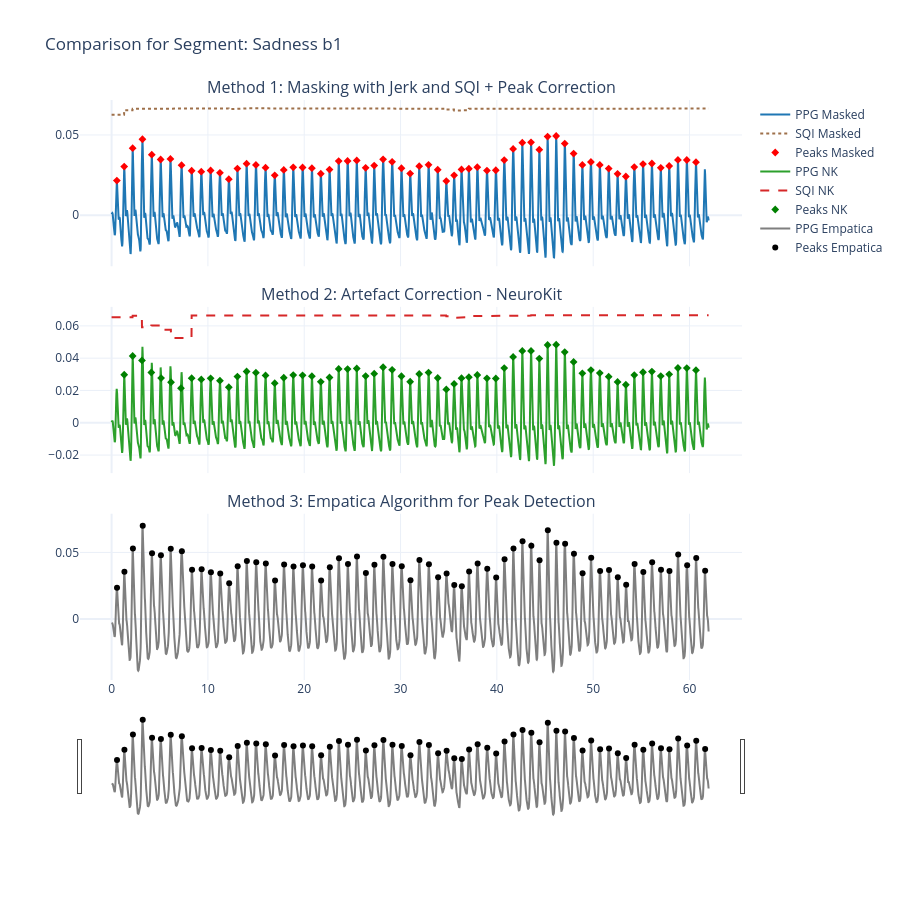

Notebook cell for this chart:
### Code cell
##### Compare Methods for Systolic Peak Detection
# Choose which segment to analyze (0, 1, 2, or 3)
idx = 1
te, block = configs[idx]['te'], configs[idx]['block']
fig = make_subplots(
    rows=3, cols=1, 
    shared_xaxes=True,
    vertical_spacing=0.07,
    subplot_titles=["Method 1: Masking with Jerk and SQI + Peak Correction", 
                    "Method 2: Artefact Correction - NeuroKit", 
                    "Method 3: Empatica Algorithm for Peak Detection"]
)

base_ppg = segments[te][block]['bvp'].copy()
acc_df = segments[te][block]['acc'].copy()
t_offset = base_ppg['timestamp'].values[0]
time_x = base_ppg['timestamp'].values - t_offset

# M1
ppg_m1, jerk_values, quality_m1, fixed_peaks_m1, fixed_onsets_m1 = manual_cleaning(
    ppg_df=base_ppg.copy(), acc_df=acc_df, jerk_threshold=2.0, sqi_threshold=0.91, interval_min=0.3
)
# M2
ppg_m2_raw = base_ppg.copy()
signals_m2, info_m2 = neurokit_cleaning(ppg_m2_raw)
# M3
ppg_m3 = base_ppg.copy()*-1
# ppg_m3['value'] = pp.bandpass_filtering_bvp(ppg_m3)['bvp_filtered']*-1
systolicPeaks_m3 = segments[te][block]['systolicPeaks'].copy()
indices_m3 = (np.array(systolicPeaks_m3 - t_offset) * 64).astype(int)

q_scale = 1/15 if ppg_m1['value'].max() > 0.01 else 1/50

fig.add_trace(go.Scatter(x=time_x, y=ppg_m1['value'], name='PPG Masked', line=dict(color='#1f77b4')), row=1, col=1)
fig.add_trace(go.Scatter(x=time_x, y=quality_m1*q_scale, name='SQI Masked', line=dict(color='#9e704a', dash='dot')), row=1, col=1)
fig.add_trace(go.Scatter(x=np.array(fixed_peaks_m1)/64, y=ppg_m1['value'].values[fixed_peaks_m1], 
                         mode='markers', name='Peaks Masked', marker=dict(color='red', symbol='diamond')), row=1, col=1)

fig.add_trace(go.Scatter(x=time_x, y=signals_m2['PPG_Clean'], name='PPG NK', line=dict(color='#2ca02c')), row=2, col=1)
fig.add_trace(go.Scatter(x=time_x, y=signals_m2['PPG_Quality']*q_scale, name='SQI NK', line=dict(color='#d62728', dash='dash')), row=2, col=1)
fig.add_trace(go.Scatter(x=np.array(info_m2["PPG_Peaks"])/64, y=signals_m2['PPG_Clean'].values[info_m2["PPG_Peaks"]], 
                         mode='markers', name='Peaks NK', marker=dict(color='green', symbol='diamond')), row=2, col=1)

fig.add_trace(go.Scatter(x=time_x, y=ppg_m3['value'], name='PPG Empatica', line=dict(color='#7f7f7f')), row=3, col=1)
fig.add_trace(go.Scatter(x=systolicPeaks_m3 - t_offset, y=ppg_m3['value'].values[indices_m3], 
                         mode='markers', name='Peaks Empatica', marker=dict(color='black', symbol='circle')), row=3, col=1)

fig.update_layout(height=900, title_text=f"Comparison for Segment: {te} {block}", showlegend=True, template="plotly_white")
fig.update_layout(xaxis3=dict(rangeslider=dict(visible=True)))
fig.show()

### Figure 1 — Plotly figure (JSON) as saved in the notebook; plotly's stock layout.template omitted (floating-point values rounded to 4 significant figures; data arrays with more than 128 entries replaced by an {"elided": "..."} marker saying what was removed)
{"data": [{"line": {"color": "#1f77b4"}, "name": "PPG Masked", "type": "scatter", "x": {"elided": "3968 float values"}, "xaxis": "x", "y": {"elided": "3968 float values"}, "yaxis": "y"}, {"line": {"color": "#9e704a", "dash": "dot"}, "name": "SQI Masked", "type": "scatter", "x": {"elided": "3968 float values"}, "xaxis": "x", "y": {"elided": "3968 float values"}, "yaxis": "y"}, {"marker": {"color": "red", "symbol": "diamond"}, "mode": "markers", "name": "Peaks Masked", "type": "scatter", "x": [0.5469, 1.312, 2.188, 3.203, 4.172, 5.094, 6.109, 7.266, 8.312, 9.312, 10.28, 11.25, 12.17, 13.06, 14.02, 14.98, 15.98, 16.94, 17.88, 18.86, 19.83, 20.8, 21.72, 22.62, 23.58, 24.5, 25.45, 26.38, 27.27, 28.19, 29.12, 30.09, 31.0, 31.94, 32.91, 33.86, 34.75, 35.56, 36.33, 37.09, 37.97, 38.97, 39.89, 40.77, 41.69, 42.64, 43.55, 44.41, 45.27, 46.16, 47.05, 47.97, 48.88, 49.77, 50.69, 51.61, 52.53, 53.39, 54.27, 55.17, 56.09, 57.02, 57.89, 58.8, 59.72, 60.67], "xaxis": "x", "y": [0.02159, 0.03029, 0.04174, 0.04734, 0.03773, 0.03472, 0.03504, 0.03118, 0.02771, 0.02709, 0.02785, 0.0264, 0.02245, 0.02904, 0.0321, 0.03134, 0.02961, 0.02487, 0.02818, 0.02981, 0.02972, 0.02927, 0.02582, 0.02842, 0.03374, 0.03376, 0.03414, 0.02952, 0.03093, 0.03483, 0.03325, 0.02924, 0.02592, 0.03052, 0.03136, 0.02833, 0.02126, 0.02487, 0.02855, 0.02893, 0.02994, 0.02781, 0.02801, 0.03437, 0.04131, 0.04519, 0.04544, 0.04082, 0.04904, 0.04936, 0.04461, 0.03842, 0.03133, 0.03315, 0.03132, 0.02904, 0.0258, 0.0241, 0.03, 0.03185, 0.03222, 0.0295, 0.03065, 0.03444, 0.03441, 0.03304], "yaxis": "y"}, {"line": {"color": "#2ca02c"}, "name": "PPG NK", "type": "scatter", "x": {"elided": "3968 float values"}, "xaxis": "x2", "y": {"elided": "3968 float values"}, "yaxis": "y2"}, {"line": {"color": "#d62728", "dash": "dash"}, "name": "SQI NK", "type": "scatter", "x": {"elided": "3968 float values"}, "xaxis": "x2", "y": {"elided": "3968 float values"}, "yaxis": "y2"}, {"marker": {"color": "green", "symbol": "diamond"}, "mode": "markers", "name": "Peaks NK", "type": "scatter", "x": [1.312, 2.188, 3.156, 4.125, 5.141, 6.172, 7.203, 8.312, 9.312, 10.28, 11.25, 12.17, 13.06, 14.02, 14.98, 15.98, 16.94, 17.88, 18.86, 19.83, 20.8, 21.72, 22.62, 23.58, 24.5, 25.45, 26.38, 27.27, 28.19, 29.12, 30.09, 31.0, 31.94, 32.91, 33.86, 34.75, 35.56, 36.33, 37.09, 37.97, 38.97, 39.89, 40.77, 41.69, 42.64, 43.55, 44.41, 45.27, 46.16, 47.05, 47.97, 48.88, 49.77, 50.69, 51.61, 52.53, 53.39, 54.27, 55.17, 56.09, 57.02, 57.89, 58.8, 59.72, 60.67], "xaxis": "x2", "y": [0.02974, 0.04136, 0.03864, 0.03115, 0.02768, 0.02512, 0.02142, 0.02761, 0.02685, 0.02752, 0.02606, 0.02201, 0.02864, 0.03176, 0.03105, 0.02931, 0.02451, 0.0279, 0.02952, 0.02941, 0.02886, 0.02534, 0.02803, 0.03334, 0.03327, 0.03363, 0.02892, 0.0304, 0.03438, 0.03277, 0.02881, 0.02542, 0.0302, 0.03108, 0.02772, 0.02067, 0.02409, 0.02766, 0.02826, 0.02959, 0.02751, 0.02742, 0.03386, 0.04078, 0.0445, 0.04449, 0.03974, 0.04818, 0.04838, 0.0438, 0.03772, 0.03063, 0.03265, 0.0308, 0.02856, 0.02527, 0.02355, 0.02956, 0.0313, 0.03171, 0.02895, 0.03002, 0.03394, 0.0339, 0.03257], "yaxis": "y2"}, {"line": {"color": "#7f7f7f"}, "name": "PPG Empatica", "type": "scatter", "x": {"elided": "3968 float values"}, "xaxis": "x3", "y": {"elided": "3968 float values"}, "yaxis": "y3"}, {"marker": {"color": "black", "symbol": "circle"}, "mode": "markers", "name": "Peaks Empatica", "type": "scatter", "x": [0.566, 1.334, 2.215, 3.233, 4.2, 5.123, 6.144, 7.297, 8.353, 9.35, 10.31, 11.28, 12.21, 13.09, 14.05, 15.02, 16.01, 16.97, 17.91, 18.89, 19.87, 20.83, 21.75, 22.66, 23.61, 24.54, 25.48, 26.4, 27.29, 28.22, 29.16, 30.13, 31.03, 31.96, 32.95, 33.9, 34.78, 35.58, 36.36, 37.12, 38.0, 39.0, 39.93, 40.8, 41.72, 42.67, 43.58, 44.43, 45.29, 46.18, 47.08, 48.0, 48.9, 49.79, 50.72, 51.64, 52.56, 53.43, 54.3, 55.21, 56.12, 57.04, 57.92, 58.82, 59.76, 60.7, 61.62], "xaxis": "x3", "y": [0.0235, 0.03544, 0.05296, 0.07002, 0.04937, 0.04789, 0.05269, 0.05099, 0.03706, 0.0374, 0.03513, 0.03424, 0.02679, 0.03966, 0.0436, 0.04268, 0.0417, 0.02886, 0.04093, 0.03946, 0.04033, 0.03942, 0.02892, 0.03885, 0.04557, 0.04123, 0.04693, 0.03461, 0.04071, 0.04671, 0.04131, 0.03964, 0.02913, 0.0443, 0.04104, 0.03137, 0.03418, 0.02563, 0.02459, 0.03574, 0.04178, 0.03768, 0.03114, 0.04491, 0.05296, 0.05833, 0.055, 0.04418, 0.06674, 0.05738, 0.05648, 0.04911, 0.03444, 0.04608, 0.03602, 0.03681, 0.03134, 0.02577, 0.04131, 0.03539, 0.04264, 0.03704, 0.03604, 0.04841, 0.04045, 0.04587, 0.03629], "yaxis": "y3"}], "layout": {"annotations": [{"font": {"size": 16}, "showarrow": false, "text": "Method 1: Masking with Jerk and SQI + Peak Correction", "x": 0.5, "xanchor": "center", "xref": "paper", "y": 1, "yanchor": "bottom", "yref": "paper"}, {"font": {"size": 16}, "showarrow": false, "text": "Method 2: Artefact Correction - NeuroKit", "x": 0.5, "xanchor": "center", "xref": "paper", "y": 0.6433, "yanchor": "bottom", "yref": "paper"}, {"font": {"size": 16}, "showarrow": false, "text": "Method 3: Empatica Algorithm for Peak Detection", "x": 0.5, "xanchor": "center", "xref": "paper", "y": 0.2867, "yanchor": "bottom", "yref": "paper"}], "height": 900, "showlegend": true, "title": {"text": "Comparison for Segment: Sadness b1"}, "xaxis": {"anchor": "y", "domain": [0, 1], "matches": "x3", "showticklabels": false}, "xaxis2": {"anchor": "y2", "domain": [0, 1], "matches": "x3", "showticklabels": false}, "xaxis3": {"anchor": "y3", "domain": [0, 1], "rangeslider": {"visible": true}}, "yaxis": {"anchor": "x", "domain": [0.7133, 1]}, "yaxis2": {"anchor": "x2", "domain": [0.3567, 0.6433]}, "yaxis3": {"anchor": "x3", "domain": [0, 0.2867]}}}
